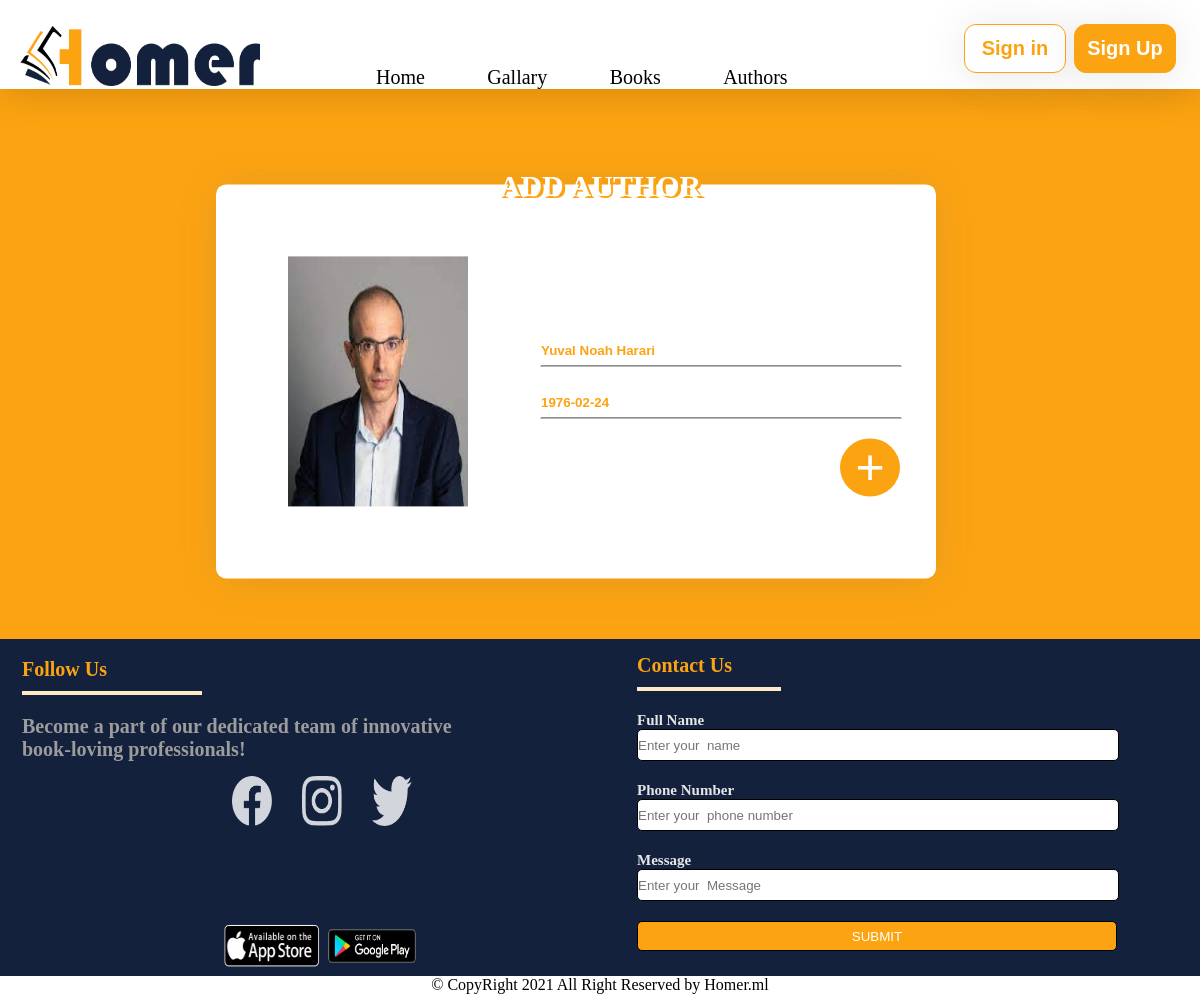
The app's page /updatA.php?id=15 with its own data.
### tables this page shows
CREATE TABLE `author` (
  `ID` int(11) NOT NULL,
  `A_name` varchar(100) NOT NULL,
  `D_brith` date NOT NULL,
  `img` varchar(100) NOT NULL
);

### updatA.php (the view, shortened to what this page needs)
<?php
$link = mysqli_connect("localhost","root", "", "library");
$id = $_GET['id'];
$qry = mysqli_query($link,"select * from author where ID=$id");
$data = mysqli_fetch_array($qry);
?>
<!DOCTYPE html>
<html>
<head>
    <link rel="stylesheet" type="text/css" href="styles/style.css">
	<link rel="stylesheet" href="styles/styles.css">
	<link rel="stylesheet" href="styles/footerf.css">
</head>
<body>
<header>
		<img class="logo" src="images/homer.png">
		<div class="navcont navhide">
			<a href="index.php">Home</a>
			<a href="gallery.php">Gallary</a>
			<a href="bookadd.php">Books</a>
			<a href="authoradd.php">Authors</a>
		</div>
		<div class="login navhide">
			<button class="in">Sign in</button>
			<button class="up">Sign Up</button>
		</div>
	</header>
<section class="bod">
	<h2 class="titleadd">ADD AUTHOR</h2>
	<div class="Add">
			<img src="<?php echo $data['img']?>" id="addpc" onclick="upld()">
		<form  name="authorform" onsubmit="validation();" class="athform" style="margin-top: 150px;" action="editA.php"  method="post" enctype="multipart/form-data">
			<div class="inp">
				<input type="text" id="fullname" name="athorname" placeholder="Full NAME" value="<?php echo $data['A_name']?>">
			</div>
			<div class="inp">
                <input type="text" id="birthd" name="bithd" placeholder="DATE OF BIRTH" onfocus="(this.type='date')" onblur="(this.type='text')" value="<?php echo $data['D_brith']?>">
			</div>
			<div class="btn">
				<button>+</button>
			</div>
		</form>
		</div>
</section>
<footer>
        <div class="follow">
            <h3>Follow Us</h3>
            <p>Become a part of our dedicated team of innovative<br> book-loving professionals!</p>
            <div class="social">
                <img src="images/facebook.png">
                <img src="images/instagram.png">
                <img src="images/twitter.png">
            </div>
            <div class="app">
                <img src="images/as.png" alt="appstore">
                <img src="images/ps.png" alt="playstore">
            </div>
        </div>
            <form class="contact"><h3>Contact Us</h3>
                <div>
                    <label for="name">Full Name</label>
                    <input type="text" id="name" placeholder="Enter your  name" required>
                </div>
                <div>
                <label for="phone">Phone Number</label>
                <input type="text" id="phone" placeholder="Enter your  phone number" required>
                </div>
                <div>
                    <label for="message">Message</label>
                <input type="text" id="message" placeholder="Enter your  Message" required>
                </div>
                <button class="sub">SUBMIT</button>
            </form>
    </footer>
    <div class="cp">&copy; CopyRight 2021 All Right Reserved by Homer.ml</div>
</body>
</html>

### styles/style.css (style rules this page uses)
* { margin: 0; padding: 0; }
body { background: #fca311; }
header { display: -webkit-box; display: -ms-flexbox; display: flex; -webkit-box-orient: horizontal; -webkit-box-direction: normal; -ms-flex-direction: row; flex-direction: row; -ms-flex-line-pack: center; align-content: center; background: #fff; padding: 20px; -webkit-box-shadow: 0px 3px 40px rgba(0, 0, 0, 0.16); box-shadow: 0px 3px 40px rgba(0, 0, 0, 0.16); padding-bottom: 0; font-family: "Javanese Text"; }
header .logo { margin-top: 0.5%; width: 240px; height: 60px; }
header .navcont { position: relative; margin-left: 10%; margin-top: 4%; width: 60%; }
header a { color: #000; text-decoration: none; padding-right: 10%; font-size: 20px; }
header .login { display: -webkit-box; display: -ms-flexbox; display: flex; -webkit-box-orient: horizontal; -webkit-box-direction: normal; -ms-flex-direction: row; flex-direction: row; }
header .login button { width: 110px; height: 49px; border-radius: 12px; background: #fff; margin: 2%; border: 1px solid #fca311; -webkit-box-shadow: 0px 3px 40px rgba(114, 114, 114, 0.16); box-shadow: 0px 3px 40px rgba(114, 114, 114, 0.16); font-weight: bold; font-size: 20px; }
header .login button.in { color: #fca311; background-color: white; }
header .login button.up { background-color: #fca311; color: white; }
h2 { text-align: center; color: #fff; position: relative; z-index: 100; font-size: 30px; margin-top: 80px; text-shadow: 3px 2px #fca311; margin-bottom: -58px; }
.Add, .Addart { background-color: white; width: 60%; -webkit-box-shadow: 0px 3px 40px rgba(114, 114, 114, 0.16); box-shadow: 0px 3px 40px rgba(114, 114, 114, 0.16); border-radius: 10px; display: -webkit-box; display: -ms-flexbox; display: flex; -webkit-box-pack: center; -ms-flex-pack: center; justify-content: center; -ms-flex-line-pack: center; align-content: center; margin-bottom: 100px; -webkit-transform: translate(30%, 10%); transform: translate(30%, 10%); z-index: 1; }
.Add #addpc, .Addart #addpc { width: 25%; height: 250px; margin: 10%; }
.Add form, .Addart form { width: 70%; margin-top: 10%; margin-right: 5%; }
.Add form div input, .Add form div select, .Addart form div input, .Addart form div select { border: 1px solid white; border-bottom: 1px solid #474646; width: 100%; height: 30px; margin-bottom: 20px; color: #fca311; font-weight: bold; }
.Add form div.inp input::placeholder, .Addart form div.inp input::placeholder { color: #fca311; font-weight: bold; }
.Add form div.btn button, .Addart form div.btn button { border-radius: 50%; background-color: #fca311; color: white; border: none; font-size: 50px; float: right; width: 60px; }

### styles/styles.css (style rules this page uses)
header { display: -webkit-box; display: -ms-flexbox; display: flex; -webkit-box-orient: horizontal; -webkit-box-direction: normal; -ms-flex-direction: row; flex-direction: row; -ms-flex-line-pack: center; align-content: center; background: #fff; padding: 20px; -webkit-box-shadow: 0px 3px 40px rgba(0, 0, 0, 0.16); box-shadow: 0px 3px 40px rgba(0, 0, 0, 0.16); padding-bottom: 0; font-family: "Javanese Text"; }
header .logo { margin-top: 0.5%; width: 240px; height: 60px; }
header .navcont { position: relative; margin-left: 10%; margin-top: 4%; width: 60%; }
header a { color: #000; text-decoration: none; padding-right: 10%; font-size: 20px; }
header .login { display: -webkit-box; display: -ms-flexbox; display: flex; -webkit-box-orient: horizontal; -webkit-box-direction: normal; -ms-flex-direction: row; flex-direction: row; }
header .login button { width: 110px; height: 49px; border-radius: 12px; background: #fff; margin: 2%; border: 1px solid #fca311; -webkit-box-shadow: 0px 3px 40px rgba(114, 114, 114, 0.16); box-shadow: 0px 3px 40px rgba(114, 114, 114, 0.16); font-weight: bold; font-size: 20px; }
header .login button.in { color: #fca311; background-color: white; }
header .login button.up { background-color: #fca311; color: white; }
* { padding: 0; margin: 0; }
* { outline: none !important; }

### records on screen
author: img (picture), athorname "Yuval Noah Harari", bithd "1976-02-24"
